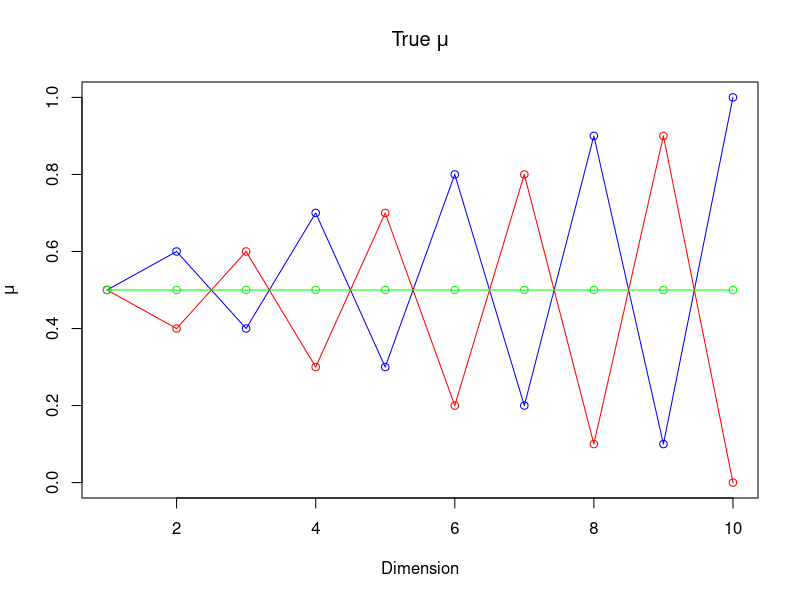
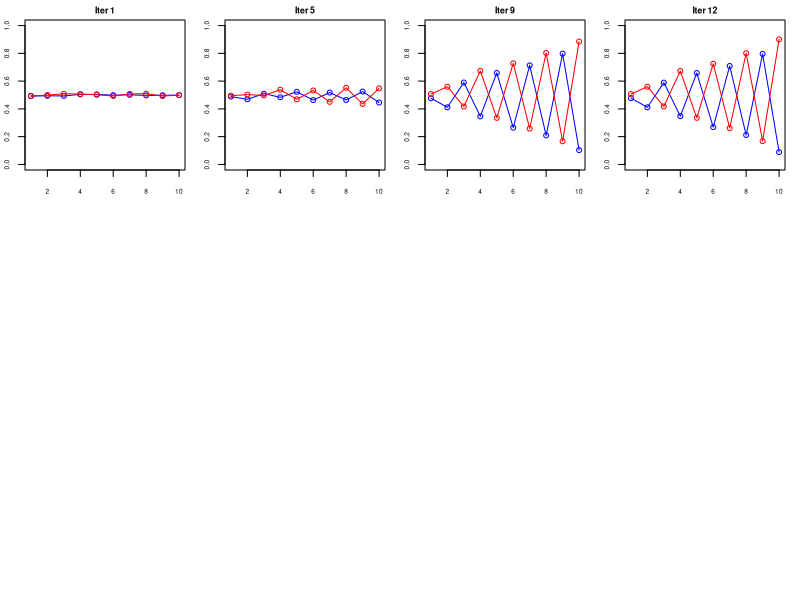
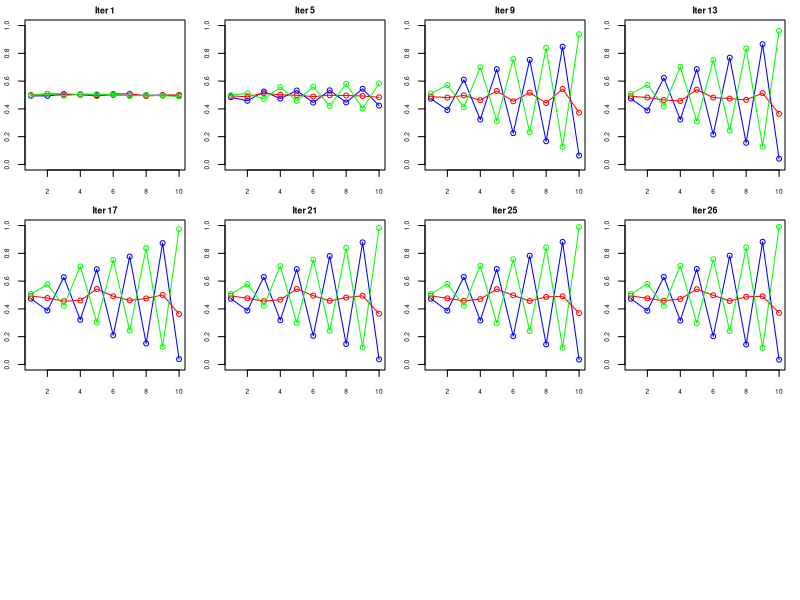
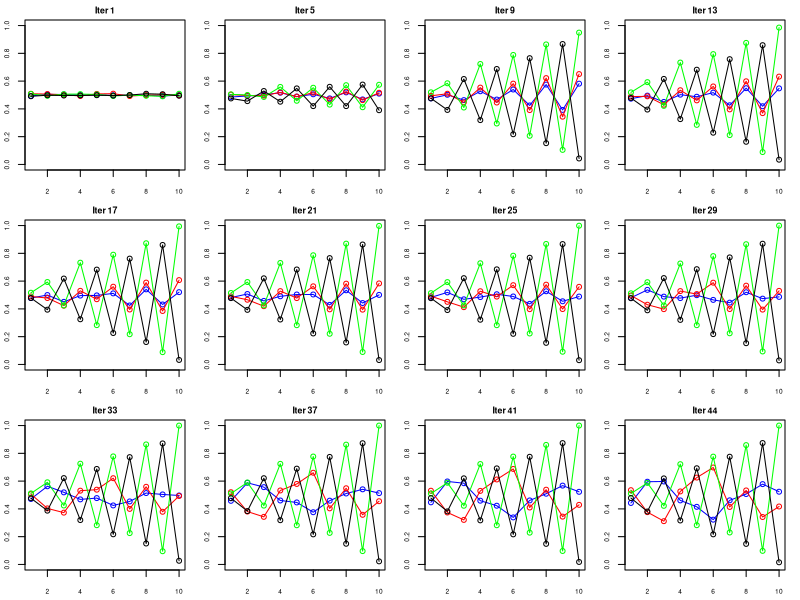
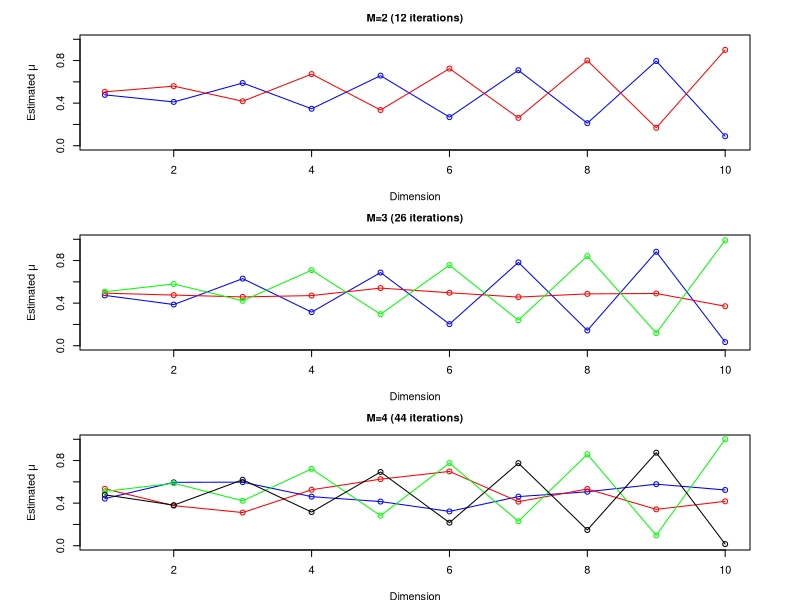
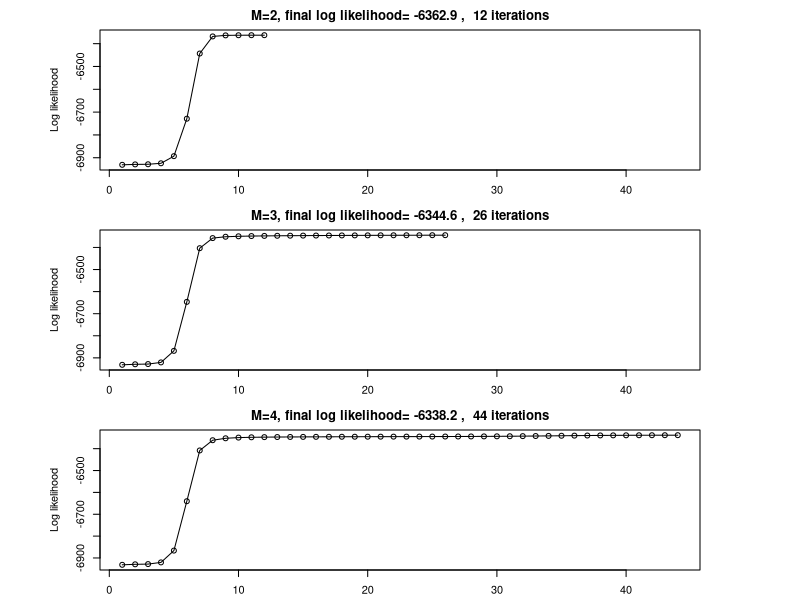

The R source for these figures, in order:
## ---- chunk 1
knitr::opts_chunk$set(comment = "#>",
                      echo = FALSE)
## ---- chunk 2
#------------------------------------------------------------------------------#
#------------------------------------------------------------------------------#
#- Assignment 2
#------------------------------------------------------------------------------#
#------------------------------------------------------------------------------#

#------------------------------------------------------------------------------#
# Functions
#------------------------------------------------------------------------------#

#- Function to calculate p(x|y=m) for given class m, with param mu,
# Bernoulli distribution
#
# mu is D-dimensional vector
# x is matrix of dimension nxD
bern <- function(x, mu) {
  D <- dim(x)[2]
  stopifnot(length(mu)==D)
  n <- dim(x)[1]
  res <- numeric(n)
  for (i in 1:n) {
    prod_d <- 1
    for (d in 1:D) {
      term_d <- (mu[d]^x[i,d])*((1-mu[d])^(1-x[i,d]))
      prod_d <- term_d*prod_d
    }
    res[i] <- prod_d
  }
  return(res)
}

#- Function to calculate p(x)
# mu_v - vector of mu
# pi_v -vector with pi
px <- function(x, mu_v, pi_v) {
  M <- dim(mu_v)[1]
  sum_px <- 0
  for (m in 1:M) {
    sum_px <- sum_px + (bern(x, mu_v[m,])*pi_v[m])
  }
  return(sum_px)
}
## ---- chunk 3
#------------------------------------------------------------------------------#
# Main program
#------------------------------------------------------------------------------#

#set.seed(1234567890)

max_it <- 100 # max number of EM iterations
min_change <- 0.1 # min change in log lik between two consecutive iterations
n=1000 # number of training points
D=10 # number of dimensions
x <- matrix(nrow=n, ncol=D) # training data

true_pi <- vector(length = 3) # true mixing coefficients
true_mu <- matrix(nrow=3, ncol=D) # true conditional distributions
true_pi=c(1/3, 1/3, 1/3)
true_mu[1,]=c(0.5,0.6,0.4,0.7,0.3,0.8,0.2,0.9,0.1,1)
true_mu[2,]=c(0.5,0.4,0.6,0.3,0.7,0.2,0.8,0.1,0.9,0)
true_mu[3,]=c(0.5,0.5,0.5,0.5,0.5,0.5,0.5,0.5,0.5,0.5)
plot(true_mu[1,], type="o", col="blue", ylim=c(0,1), xlab = "Dimension", 
     ylab=expression(mu), main=expression(paste("True ",mu)))
points(true_mu[2,], type="o", col="red")
points(true_mu[3,], type="o", col="green")

#- Note: this is done in loop to obtain same seed as would have been obtained
#  when running the original script separately for each M
# #- Producing the training data
# for(i in 1:n) {
#   m <- sample(1:3,1,prob=true_pi)
#   for(d in 1:D) {
#     x[i,d] <- rbinom(1,1,true_mu[m,d])
#   }
# }

## ---- chunk 4
true_pi
## ---- chunk 5

#M=3 # number of clusters
llik <- matrix(nrow=max_it, ncol=3) # log likelihood of the EM iterations
mu_list <- list() # save final mu for each M
pi_list <- list() # save final pi for each M
iter_list <- list() # save number of iter for each M

for (M in 2:4) {
  
  cat(paste0("M = ",M))
  set.seed(1234567890)
  #- Producing the training data
  for(i in 1:n) {
    m <- sample(1:3,1,prob=true_pi)
    for(d in 1:D) {
      x[i,d] <- rbinom(1,1,true_mu[m,d])
    }
  }
  
  w <- matrix(nrow=n, ncol=M) # weights
  pi <- vector(length = M) # mixing coefficients
  mu <- matrix(nrow=M, ncol=D) # conditional distributions
  #llik <- vector(length = max_it) # log likelihood of the EM iterations
  
  #- Random initialization of the parameters
  pi <- runif(M,0.49,0.51)
  pi <- pi / sum(pi)
  for(m in 1:M) {
    mu[m,] <- runif(D,0.49,0.51)
  }
  #pi
  #mu
  pi_str <- toString(round(pi,5))
  cat(paste0(", start values of pi (rounded):", pi_str))
  par(mfrow=c(3,4),mai = c(0.3, 0.25, 0.2, 0.15))
  for(it in 1:max_it) {
    #- Plot 1st then each 4th iter
    
    if(it==1 | ((it-1)%%4==0)) {
      plot(mu[1,], type="o", col="blue", ylim=c(0,1), main=paste0("Iter ", it),
           cex.main=0.8, cex.axis=0.6)
      points(mu[2,], type="o", col="red")
      if (dim(mu)[1] >= 3) {
        points(mu[3,], type="o", col="green")
      }
      if (dim(mu)[1] == 4) {
        points(mu[4,], type="o", col="black")
      }
    }
    Sys.sleep(0.5)
    
    #- E-step: Computation of the weights
    ##############################################################################
    #- Your code here
    sum_px <- px(x=x, mu_v=mu, pi_v=pi)
    for (m in 1:M) {
      w[,m] <- (pi[m]*bern(x, mu[m,]))/sum_px
    }
    ##############################################################################
    
    #- Log likelihood computation.
    ##############################################################################
    #- Your code here
    llik[it,M-1] <- sum(log(sum_px))
    
    ##############################################################################
    
    #cat("iteration: ", it, "log likelihood: ", llik[it,M-1], "\n")
    #flush.console()
    
    #-  Stop if the lok likelihood has not changed significantly
    ##############################################################################
    #- Your code here
    # The value of the observed data log-likelihood increases at each iteration of
    # the procedure, unless it has reached a stationary point
    if (it > 1) {
      llik_ch <- llik[it,M-1]-llik[it-1,M-1]
      if (llik_ch < min_change) {
        break
      }
    }
    ##############################################################################
    
    #- M-step: ML parameter estimation from the data and weights
    ##############################################################################
    #- Your code here
    for (m in 1:M) {
      pi[m] <- (1/n)*sum(w[,m])
      mu[m,] <- (1/sum(w[,m]))*colSums(w[,m]*x)
    }
    ##############################################################################
  }
  
  # - Plot likelihood vs iterations
  #plot(llik[1:it,M-1], type="o")
  
  #- Plot last iteration
  
  plot(mu[1,], type="o", col="blue", ylim=c(0,1), main=paste0("Iter ", it),
       cex.main=0.8, cex.axis=0.6)
  points(mu[2,], type="o", col="red")
  if (dim(mu)[1] >= 3) {
    points(mu[3,], type="o", col="green")
  }
  if (dim(mu)[1] == 4) {
    points(mu[4,], type="o", col="black")
  }
  
  #pi
  #mu
  
  mu_list[[M-1]] <- mu
  pi_list[[M-1]] <- pi
  iter_list[[M-1]] <- it
}

## ---- chunk 6
# - Plot final parameters
par(mfrow=c(3,1), mai=c(0.5,0.8,0.35,0.5))
for (M in 2:4) {
  mu <- mu_list[[M-1]]
  it <- iter_list[[M-1]]
  plot(mu[1,], type="o", col="blue", ylim=c(0,1),xlab="Dimension",
       ylab=expression(paste("Estimated ",mu)),
       main=paste0("M=", M, " (",  it, " iterations)"), cex.main=1)
  points(mu[2,], type="o", col="red")
  if (dim(mu)[1] >= 3) {
    points(mu[3,], type="o", col="green")
  }
  if (dim(mu)[1] == 4) {
    points(mu[4,], type="o", col="black")
  }
}

## ---- chunk 7

cat("Estimated pi M=2:\n")
cat(pi_list[[1]],"\n")


cat("Estimated pi M=3:\n")
cat(pi_list[[2]],"\n")

cat("Estimated pi M=4:\n")
cat(pi_list[[3]],"\n")

## ---- chunk 8
# - Plot likelihood vs iterations
par(mfrow=c(3,1), mai=c(0.3,1,0.3,1))
plot(llik[1:it,1], type="o", xlab="Iteration", ylab="Log likelihood", 
     main=paste("M=2, final log likelihood=",
                round(llik[iter_list[[1]],1],1), ", ",
                iter_list[[1]], "iterations"))
plot(llik[1:it,2], type="o", xlab="Iteration", ylab="Log likelihood", 
     main=paste("M=3, final log likelihood=",
                round(llik[iter_list[[2]],2],1), ", ",
                iter_list[[2]], "iterations"))
plot(llik[1:it,3], type="o", xlab="Iteration", ylab="Log likelihood", 
     main=paste("M=4, final log likelihood=",
                round(llik[iter_list[[3]],3],1), ", ",
                iter_list[[3]], "iterations"))
